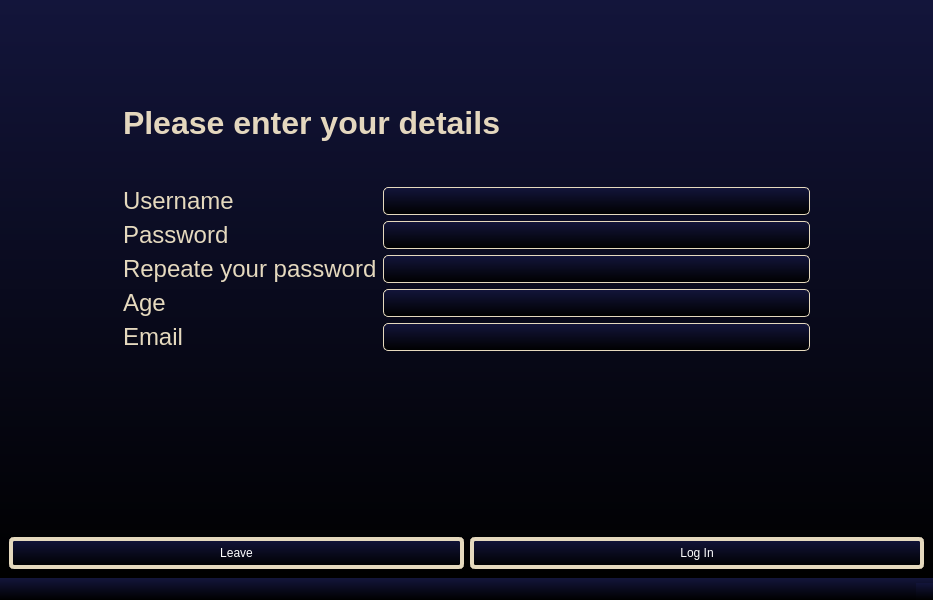
<?xml version="1.0" encoding="UTF-8"?>
<ui version="4.0">
 <class>SignUp</class>
 <widget class="QMainWindow" name="SignUp">
  <property name="geometry">
   <rect>
    <x>0</x>
    <y>0</y>
    <width>933</width>
    <height>600</height>
   </rect>
  </property>
  <property name="windowTitle">
   <string>MainWindow</string>
  </property>
  <property name="styleSheet">
   <string notr="true">background: qlineargradient(spread: pad, x1: 0, y1: 1, x2: 0, y2: 0, stop: 0 rgb(0, 0, 0), stop: 1 rgb(19, 21, 59));
color: white;</string>
  </property>
  <widget class="QWidget" name="centralwidget">
   <layout class="QVBoxLayout" name="verticalLayout_5">
    <item>
     <layout class="QHBoxLayout" name="horizontalLayout_4" stretch="1,6,1">
      <item>
       <layout class="QHBoxLayout" name="horizontalLayout_2">
        <item>
         <spacer name="verticalSpacer">
          <property name="orientation">
           <enum>Qt::Vertical</enum>
          </property>
          <property name="sizeHint" stdset="0">
           <size>
            <width>20</width>
            <height>40</height>
           </size>
          </property>
         </spacer>
        </item>
       </layout>
      </item>
      <item>
       <layout class="QVBoxLayout" name="verticalLayout_4" stretch="1,2,5,1">
        <item>
         <layout class="QVBoxLayout" name="verticalLayout_2">
          <item>
           <spacer name="horizontalSpacer">
            <property name="orientation">
             <enum>Qt::Horizontal</enum>
            </property>
            <property name="sizeHint" stdset="0">
             <size>
              <width>40</width>
              <height>20</height>
             </size>
            </property>
           </spacer>
          </item>
         </layout>
        </item>
        <item>
         <layout class="QVBoxLayout" name="verticalLayout">
          <item>
           <widget class="QLabel" name="SignUpReg">
            <property name="styleSheet">
             <string notr="true">background-color: rgba(255, 255, 255, 0);</string>
            </property>
            <property name="text">
             <string>&lt;html&gt;&lt;head/&gt;&lt;body&gt;&lt;p&gt;&lt;span style=&quot; font-size:24pt; font-weight:700; color:#e4d7be;&quot;&gt;Please enter your details&lt;/span&gt;&lt;/p&gt;&lt;/body&gt;&lt;/html&gt;</string>
            </property>
           </widget>
          </item>
         </layout>
        </item>
        <item>
         <layout class="QFormLayout" name="formLayout">
          <property name="fieldGrowthPolicy">
           <enum>QFormLayout::ExpandingFieldsGrow</enum>
          </property>
          <property name="labelAlignment">
           <set>Qt::AlignLeading|Qt::AlignLeft|Qt::AlignVCenter</set>
          </property>
          <item row="0" column="0">
           <widget class="QLabel" name="label">
            <property name="styleSheet">
             <string notr="true">background-color: rgba(255, 255, 255, 0);
color:rgb(229, 217, 190)</string>
            </property>
            <property name="text">
             <string>&lt;html&gt;&lt;head/&gt;&lt;body&gt;&lt;p&gt;&lt;span style=&quot; font-size:18pt;&quot;&gt;Username&lt;/span&gt;&lt;/p&gt;&lt;/body&gt;&lt;/html&gt;</string>
            </property>
           </widget>
          </item>
          <item row="0" column="1">
           <widget class="QLineEdit" name="usernameTB">
            <property name="styleSheet">
             <string notr="true">border: 1px solid rgb(229, 217, 190);
border-radius: 5px;
padding: 5px;</string>
            </property>
           </widget>
          </item>
          <item row="1" column="0">
           <widget class="QLabel" name="label_2">
            <property name="styleSheet">
             <string notr="true">background-color: rgba(255, 255, 255, 0);
color:rgb(229, 217, 190)</string>
            </property>
            <property name="text">
             <string>&lt;html&gt;&lt;head/&gt;&lt;body&gt;&lt;p&gt;&lt;span style=&quot; font-size:18pt;&quot;&gt;Password&lt;/span&gt;&lt;/p&gt;&lt;/body&gt;&lt;/html&gt;</string>
            </property>
           </widget>
          </item>
          <item row="1" column="1">
           <widget class="QLineEdit" name="PasswordTB">
            <property name="styleSheet">
             <string notr="true">border: 1px solid rgb(229, 217, 190);
border-radius: 5px;
padding: 5px;</string>
            </property>
           </widget>
          </item>
          <item row="2" column="0">
           <widget class="QLabel" name="label_3">
            <property name="styleSheet">
             <string notr="true">background-color: rgba(255, 255, 255, 0);
color:rgb(229, 217, 190)</string>
            </property>
            <property name="text">
             <string>&lt;html&gt;&lt;head/&gt;&lt;body&gt;&lt;p&gt;&lt;span style=&quot; font-size:18pt;&quot;&gt;Repeate your password&lt;/span&gt;&lt;/p&gt;&lt;/body&gt;&lt;/html&gt;</string>
            </property>
           </widget>
          </item>
          <item row="2" column="1">
           <widget class="QLineEdit" name="RepPassTB">
            <property name="styleSheet">
             <string notr="true">border: 1px solid rgb(229, 217, 190);
border-radius: 5px;
padding: 5px;</string>
            </property>
           </widget>
          </item>
          <item row="3" column="0">
           <widget class="QLabel" name="label_4">
            <property name="styleSheet">
             <string notr="true">background-color: rgba(255, 255, 255, 0);
color:rgb(229, 217, 190)</string>
            </property>
            <property name="text">
             <string>&lt;html&gt;&lt;head/&gt;&lt;body&gt;&lt;p&gt;&lt;span style=&quot; font-size:18pt;&quot;&gt;Age&lt;/span&gt;&lt;/p&gt;&lt;/body&gt;&lt;/html&gt;</string>
            </property>
           </widget>
          </item>
          <item row="3" column="1">
           <widget class="QLineEdit" name="AgeTB">
            <property name="styleSheet">
             <string notr="true">border: 1px solid rgb(229, 217, 190);
border-radius: 5px;
padding: 5px;</string>
            </property>
           </widget>
          </item>
          <item row="4" column="0">
           <widget class="QLabel" name="label_5">
            <property name="styleSheet">
             <string notr="true">background-color: rgba(255, 255, 255, 0);
color:rgb(229, 217, 190)</string>
            </property>
            <property name="text">
             <string>&lt;html&gt;&lt;head/&gt;&lt;body&gt;&lt;p&gt;&lt;span style=&quot; font-size:18pt;&quot;&gt;Email&lt;/span&gt;&lt;/p&gt;&lt;/body&gt;&lt;/html&gt;</string>
            </property>
           </widget>
          </item>
          <item row="4" column="1">
           <widget class="QLineEdit" name="EmailTB">
            <property name="styleSheet">
             <string notr="true">border: 1px solid rgb(229, 217, 190);
border-radius: 5px;
padding: 5px;</string>
            </property>
           </widget>
          </item>
         </layout>
        </item>
        <item>
         <layout class="QVBoxLayout" name="verticalLayout_3">
          <item>
           <spacer name="horizontalSpacer_2">
            <property name="orientation">
             <enum>Qt::Horizontal</enum>
            </property>
            <property name="sizeHint" stdset="0">
             <size>
              <width>40</width>
              <height>20</height>
             </size>
            </property>
           </spacer>
          </item>
         </layout>
        </item>
       </layout>
      </item>
      <item>
       <layout class="QHBoxLayout" name="horizontalLayout_3">
        <item>
         <spacer name="verticalSpacer_2">
          <property name="orientation">
           <enum>Qt::Vertical</enum>
          </property>
          <property name="sizeHint" stdset="0">
           <size>
            <width>20</width>
            <height>40</height>
           </size>
          </property>
         </spacer>
        </item>
       </layout>
      </item>
     </layout>
    </item>
    <item>
     <layout class="QHBoxLayout" name="horizontalLayout">
      <item>
       <widget class="QPushButton" name="LeaveBack">
        <property name="styleSheet">
         <string notr="true">border: 4px solid rgb(229, 217, 190);
border-radius: 5px;
padding: 5px;</string>
        </property>
        <property name="text">
         <string>Leave</string>
        </property>
       </widget>
      </item>
      <item>
       <widget class="QPushButton" name="LogInBut">
        <property name="styleSheet">
         <string notr="true">border: 4px solid rgb(229, 217, 190);
border-radius: 5px;
padding: 5px;</string>
        </property>
        <property name="text">
         <string>Log In</string>
        </property>
       </widget>
      </item>
     </layout>
    </item>
   </layout>
  </widget>
  <widget class="QMenuBar" name="menubar">
   <property name="geometry">
    <rect>
     <x>0</x>
     <y>0</y>
     <width>933</width>
     <height>24</height>
    </rect>
   </property>
  </widget>
  <widget class="QStatusBar" name="statusbar"/>
 </widget>
 <resources/>
 <connections/>
</ui>
